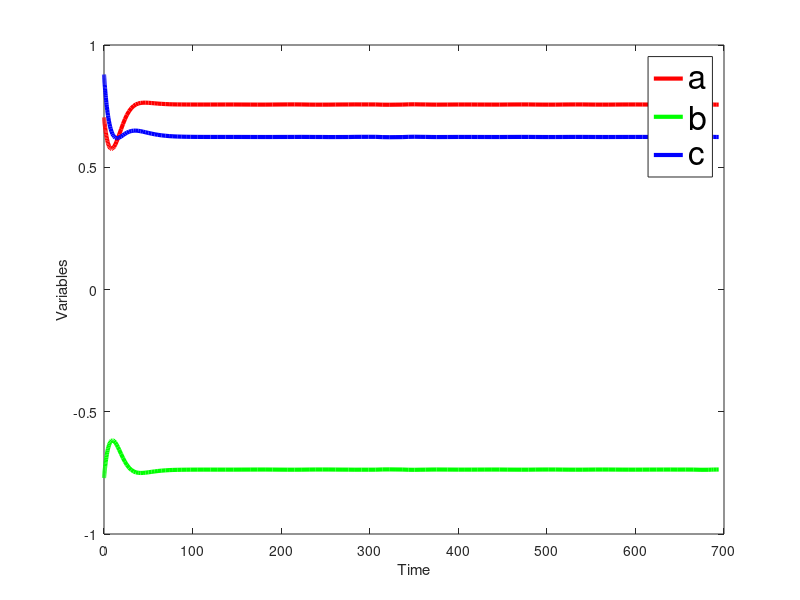

This chart was generated by the following MATLAB code: (Note: this script raises an error after producing the figure.)
function bad_seed_ode_test()
    % Define the system of ODEs
    % Working with 
    % degen eigenvalue direction (they collapse)

% Parameters producing results for old version of SINDy
%     pickle_path = "plume_videos/July_20/video_low_2/gauss_time_blur/gauss_blur_coeff.pkl"
% 
%     with open(pickle_path, 'rb') as f:
%         loaded_arrays = pickle.load(f)
%     
%     # Params
%     time_series = loaded_arrays["mean"]
%     window_length = 5
%     ensem_thresh = 0.1
%     ensem_alpha=1e-3
%     ensem_max_iter=200
%     poly_degree=2
%     ensem_num_models=20
%     ensem_time_points = int(len(time_series)*0.6) # ensem_time_points = 100
%     seed =1
%     
    stab_eps = 0.05;
    perturb_eps = 0.008;
    function dydt = odefun(t, y)
        a = y(1);
        b = y(2);
        c = y(3);
         dydt = [
             -1.379*a - 2.139*b - (0.793+perturb_eps)*c + 0.609*a^2 + 0.616*a*b - 0.543*b^2 - 0.814*b*c - 0.246*c^2-stab_eps*a^3;
              1.334*a + 2.058*b + 0.763*c - 0.559*a^2 - 0.544*a*b + 0.533*b^2 + 0.765*b*c + 0.231*c^2-stab_eps*b^3;
             -1.193*a - 1.827*b - 0.676*c + 0.023*a^2 - 0.473*a*b - 0.773*b^2 - 0.290*b*c-stab_eps*c^3;
         ];
%         dydt = [
%             -1.379*a - 2.139*b - (0.793+perturb_eps)*c - stab_eps*a^3;
%              1.334*a + 2.058*b + 0.763*c - stab_eps*b^3;
%             -1.193*a - 1.827*b - 0.676*c - stab_eps*c^3;
%         ];
    end

    % Define the time span
    tspan = [0 494+200];

    % Define the initial conditions
     y0 = [0.70361549 -0.77091281 0.87890854];
%      y0 = [0.1 0.1 0.1];

    % Solve the system of ODEs using ode45
    [t, y] = ode45(@odefun, tspan, y0);

    % Plot the solutions
    figure;
    linewidth = 3;
    plot(t, y(:, 1), 'r', 'LineWidth', linewidth);
    hold on;
    plot(t, y(:, 2), 'g', 'LineWidth', linewidth);
    plot(t, y(:, 3), 'b', 'LineWidth', linewidth);
    hold off;
    xlabel('Time');
    ylabel('Variables');
    legend('a', 'b', 'c','Fontsize',24);
    title("Solution of the System of ODEs: eps="+stab_eps+", Peturb eps="+perturb_eps+"");
%     grid on;

    str = "test " + stab_eps + "";
    disp(str)
    %% Looking at eigenvectors of linear system
    A = [-1.379 -(2.139) -(0.793+perturb_eps);
          1.334  2.058  0.763;
         -1.193 -1.827 -0.676];
    [V,D] = eig(A);
    disp(V);
    v1  = transpose(real(V(:,1)));
    v2 = transpose(real(V(:,2)));
    v3  = transpose(real(V(:,3)));
    origin = [0, 0, 0];

    figure;hold on;
    plot3([origin(1) v1(1)],[origin(2) v1(2)],[origin(3) v1(3)],'r-^', 'LineWidth',linewidth);
    plot3([origin(1) v2(1)],[origin(2) v2(2)],[origin(3) v2(3)],'g-^', 'LineWidth',linewidth);
    plot3([origin(1) v3(1)],[origin(2) v3(2)],[origin(3) v3(3)],'b-^', 'LineWidth',linewidth);
    title("Eigenvectors of Linear ODE sys: eps="+stab_eps+", "+"perturb eps="+perturb_eps+"");
    grid on;
    xlabel('X axis'), ylabel('Y axis'), zlabel('Z axis')
    set(gca,'CameraPosition',[1 2 3]);
end
